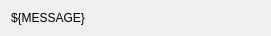
<?xml version="1.0" encoding="UTF-8"?>
<ui version="4.0">
 <class>Form</class>
 <widget class="QWidget" name="Form">
  <property name="geometry">
   <rect>
    <x>0</x>
    <y>0</y>
    <width>271</width>
    <height>34</height>
   </rect>
  </property>
  <property name="windowTitle">
   <string>Form</string>
  </property>
  <layout class="QVBoxLayout" name="verticalLayout">
   <item>
    <widget class="QLabel" name="label">
     <property name="text">
      <string>${MESSAGE}</string>
     </property>
    </widget>
   </item>
  </layout>
 </widget>
 <resources/>
 <connections/>
</ui>
